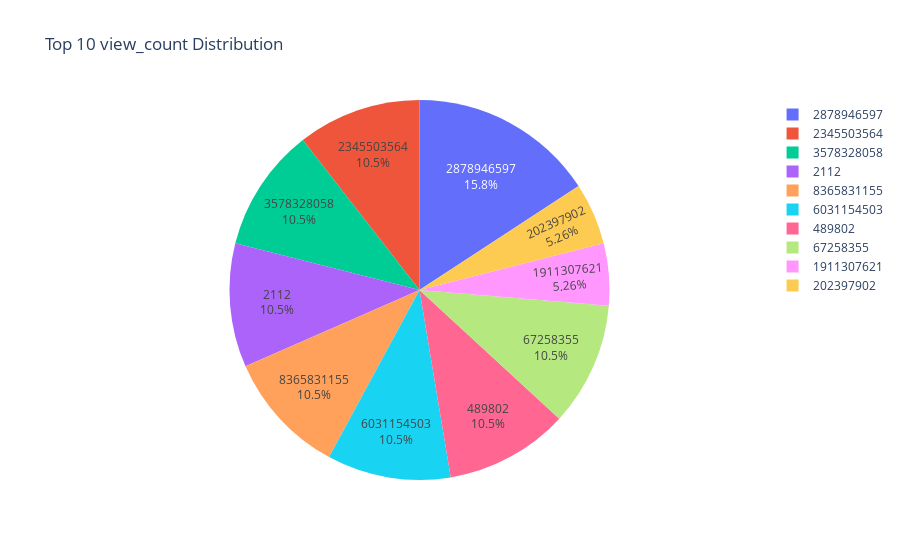

Notebook code cell kept with this figure:
### Code cell
view_count = df['view_count'].value_counts().head(10).reset_index()
view_count.columns = ['view_count', 'Count']

fig = px.pie(
    view_count,
    names='view_count',
    values='Count',
    title='Top 10 view_count Distribution',
)

fig.update_traces(textinfo='percent+label')
fig.show()

### Figure 1 — Plotly figure (JSON) as saved in the notebook; plotly's stock layout.template omitted (floating-point values rounded to 4 significant figures)
{"data": [{"domain": {"x": [0, 1], "y": [0, 1]}, "hovertemplate": "view_count=%{label}<br>Count=%{value}<extra></extra>", "labels": [2878946597, 2345503564, 3578328058, 2112, 8365831155, 6031154503, 489802, 67258355, 1911307621, 202397902], "legendgroup": "", "name": "", "showlegend": true, "textinfo": "percent+label", "type": "pie", "values": [3, 2, 2, 2, 2, 2, 2, 2, 1, 1]}], "layout": {"autosize": true, "legend": {"tracegroupgap": 0}, "title": {"text": "Top 10 view_count Distribution"}}}
